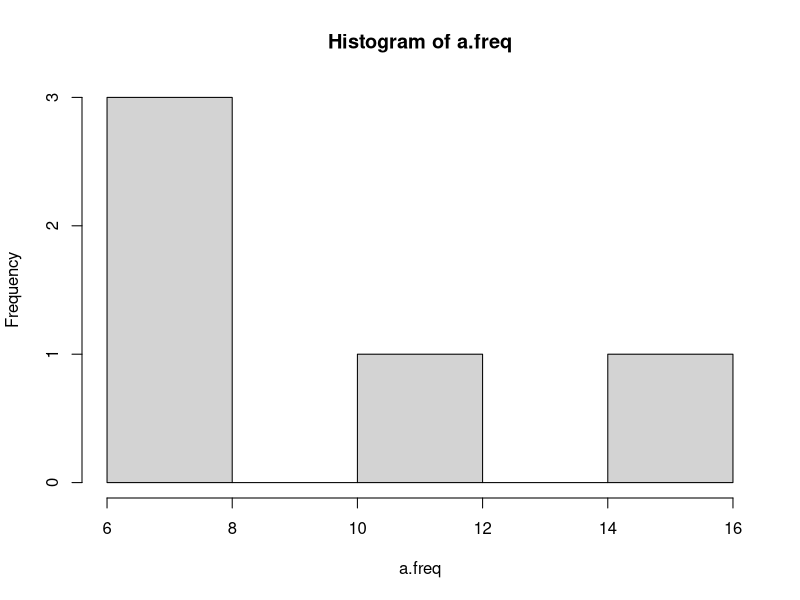

Recreate this plot in R. (Note: this script raises an error after producing the figure.)
## ---- chunk 1
knitr::opts_chunk$set(echo = TRUE)
## ---- chunk 2
a <- read.delim("dados1.txt")
a.freq <- table(a)
hist(a.freq)
cbind(a.freq)

pie(a.freq, labels = lbls, main="Pie Chart of Countries")
## ---- chunk 3
plot(pressure)
